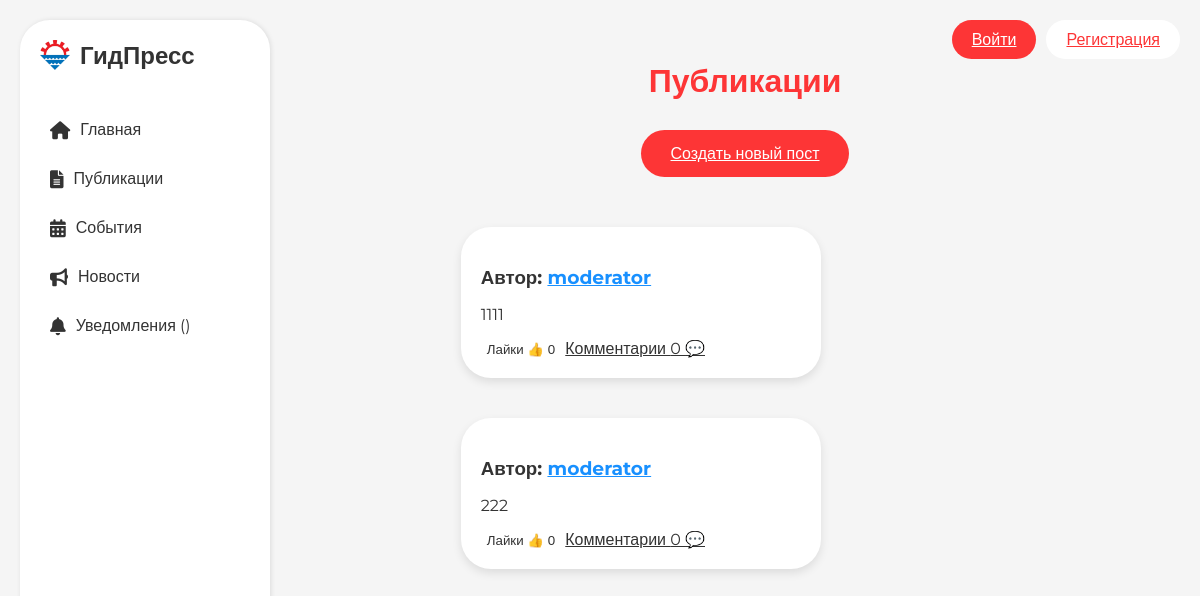
Page /posts on the earlier database version.
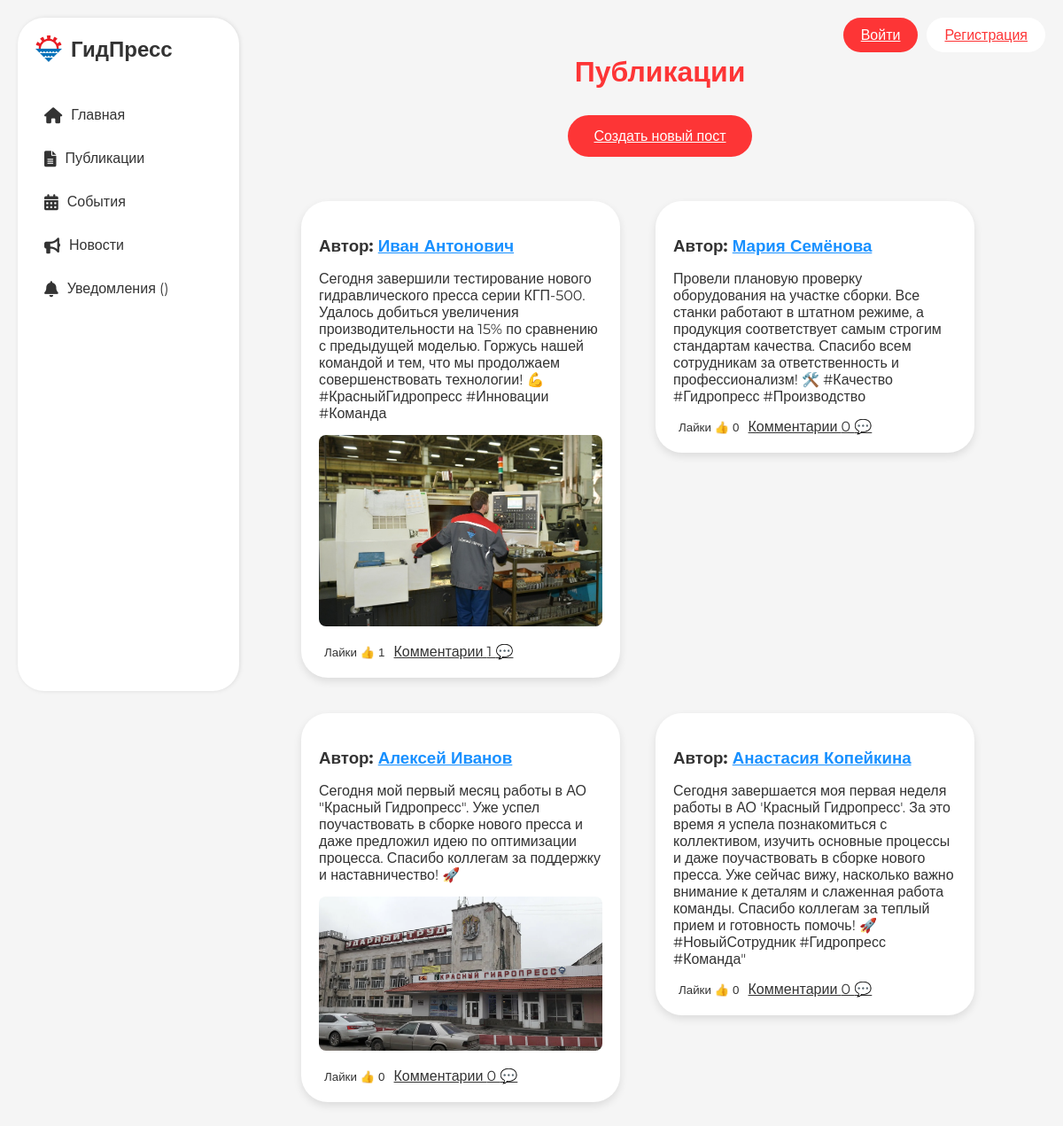
Same page on the later database version.
### application/models.py (models this page shows, shortened)
class Post(db.Model):
    id = db.Column(db.Integer, primary_key=True)
    user_id = db.Column(db.Integer, db.ForeignKey('user.id'), nullable=False)
    content_text = db.Column(db.Text, nullable=True)
    file_path = db.Column(db.String(255), nullable=True)
    file_type = db.Column(db.String(10), nullable=False)  # 'image', 'video', or 'none'
    created_at = db.Column(db.DateTime, default=datetime.now)
    updated_at = db.Column(db.DateTime, default=datetime.now, onupdate=datetime.now)
    is_active = db.Column(db.Boolean, default=True)
    likes = db.relationship('Like', backref='post', lazy=True)
    comments = db.relationship('Comment', backref='post', lazy=True)

class User(db.Model, UserMixin):
    id = db.Column(db.Integer, primary_key=True)
    username = db.Column(db.String(150), unique=True, nullable=False)
    email = db.Column(db.String(150), unique=True, nullable=False)
    password_hash = db.Column(db.String(128), nullable=False)
    role = db.Column(db.String(128), default='user')
    is_blocked = db.Column(db.Boolean, default=False)
    failed_login_attempts = db.Column(db.Integer, default=0)
    last_failed_login = db.Column(db.DateTime)
    posts = db.relationship('Post', backref='author', lazy=True)
    likes = db.relationship('Like', backref='user', lazy=True)
    comments = db.relationship('Comment', backref='user', lazy=True)
    email_notifications = db.Column(db.Boolean, default=True)  # Флаг для email уведомлений

### application/views/posts.py (the view)
@posts_bp.route('/posts', methods=['GET'])
def list_posts():
    posts = Post.query.options(joinedload(Post.author)).filter_by(is_active=True).all()
    return render_template('posts.html', posts=posts)

### application/templates/posts.html (shortened to what this page needs)
{% extends 'base.html' %}
{% block content %}
<div class="home-container" style="
    max-width: 1200px;
    margin: 0 auto;
    padding: 20px;
    display: flex;
    flex-direction: column;
    align-items: center;
    min-height: calc(100vh - 40px); /* Учитываем отступы */
">
    <h1 style="font-size: 2rem; color: #FD3536; margin-bottom: 30px; text-align: center; font-weight: 600;">Публикации</h1>
    <a href="{{ url_for('posts.new_post') }}" class="ant-btn ant-btn-primary" style="
        margin-bottom: 20px;
        padding: 14px 30px;
        border-radius: 50px;
        background-color: #FD3536;
        border-color: #FD3536;
        font-size: 1rem;
        font-weight: 500;
        color: #fff;
        transition: background-color 0.3s ease;
    ">
        Создать новый пост
    </a>
    <div class="site-card-wrapper" style="
        width: 100%;
        padding: 20px;
        display: flex;
        flex-wrap: wrap;
        justify-content: center;
    ">
        <div class="ant-row" style="display: flex; flex-wrap: wrap; gap: 20px;">
            {% for post in posts %}
                <div class="ant-col" style="
                    flex: 1 1 300px;
                    max-width: 360px;
                    padding: 10px;
                ">
                    <div class="ant-card" style="
                        width: 100%;
                        border-radius: 30px;
                        background-color: #fff;
                        box-shadow: 0 4px 10px rgba(0, 0, 0, 0.1);
                        overflow: hidden;
                    ">
                        <div class="ant-card-body" style="padding: 20px;">
                            <h3 style="color: #333; margin-bottom: 15px;">
                                Автор: <a href="{{ url_for('auth.profile', user_id=post.user_id) }}" style="color: #1890ff;">{{ post.author.username }}</a>
                            </h3>
                            <p style="color: #333; margin-bottom: 15px;">{{ post.content_text }}</p>
                            {% if post.file_path %}
                                <div class="media-container" style="margin-bottom: 15px;">
                                    {% if post.file_type == 'image' %}
                                        <img src="{{ url_for('static', filename='uploads/' + post.file_path) }}" alt="Post Image" style="
                                            width: 100%;
                                            height: auto;
                                            border-radius: 8px;
                                        " />
                                    {% elif post.file_type == 'video' %}
                                        <video controls style="width: 100%; border-radius: 8px;">
                                            <source src="{{ url_for('static', filename='uploads/' + post.file_path) }}" type="video/mp4" />
                                            Ваш браузер не поддерживает видео.
                                        </video>
                                    {% elif post.file_type == 'audio' %}
                                        <audio controls style="width: 100%; border-radius: 8px;">
                                            <source src="{{ url_for('static', filename='uploads/' + post.file_path) }}" type="audio/mpeg" />
                                            Ваш браузер не поддерживает аудио.
                                        </audio>
                                    {% endif %}
                                </div>
                            {% endif %}
                            <div style="margin-top: 10px;">
                                <form action="{{ url_for('likes.like_post', post_id=post.id) }}" method="POST" style="display:inline;">
                                    <button type="submit" class="ant-btn ant-btn-link" style="color: #333;">Лайки 👍 {{ post.likes|length }}</button>
                                </form>
                                <a href="{{ url_for('comments.list_comments', post_id=post.id) }}" class="ant-btn ant-btn-link" style="color: #333;">Комментарии {{ post.comments|length }} 💬</a>
                            </div>
                        </div>
                    </div>
                </div>
            {% endfor %}
        </div>
    </div>
</div>
{% endblock %}

### application/templates/base.html (shortened to what this page needs)
<!DOCTYPE html>
<html lang="en">
<head>
    <link rel="stylesheet" href="https://cdnjs.cloudflare.com/ajax/libs/antd/4.16.13/antd.min.css">
    <link rel="stylesheet" href="https://cdnjs.cloudflare.com/ajax/libs/font-awesome/6.0.0-beta3/css/all.min.css">
</head>
<body>
    <aside class="sidebar">
        <div class="sidebar-header" style="display: flex; align-items: center;">
            <img src="{{ url_for('static', filename='uploads/logo.png') }}" alt="Логотип ГидПресса" style="width: 30px; height: 30px; margin-right: 10px;">
            ГидПресс
        </div>
        <nav class="sidebar-nav">
            <a class="sidebar-item" href="{{ url_for('index') }}">
                <i class="fas fa-home"></i> Главная
            </a>
            <a class="sidebar-item" href="{{ url_for('posts.list_posts') }}">
                <i class="fas fa-file-alt"></i> Публикации
            </a>
            <a class="sidebar-item" href="{{ url_for('events.list_events') }}">
                <i class="fas fa-calendar-alt"></i> События
            </a>
            <a class="sidebar-item" href="{{ url_for('news.list_news') }}">
                <i class="fas fa-bullhorn"></i> Новости
            </a>
            <a class="sidebar-item" href="{{ url_for('notifications.list_notifications') }}">
                <i class="fas fa-bell"></i> Уведомления {{ '(' }}
                {{ ')' }}
            </a>
        </nav>
    </aside>
    {% if not current_user.is_authenticated %}
    <div class="auth-buttons">
        <a href="{{ url_for('auth.login') }}" class="ant-btn ant-btn-primary">Войти</a>
        <a href="{{ url_for('auth.register') }}" class="ant-btn ant-btn-default">Регистрация</a>
    </div>
    {% endif %}
    <div class="main-content">
        <div class="content">
            {% block content %}
            {% endblock %}
        </div>
    </div>
</body>
</html>

### application/templates/posts.html (style rules this page uses)
.media-container { overflow: hidden; position: relative; width: 100%; height: auto; }
.ant-btn-link { background: none; border: none; color: #1890ff; cursor: pointer; }

Differences in the rows shown:
removed Post: author.username "moderator", content_text "1111", likes|length "0", comments|length "0"
removed Post: author.username "moderator", content_text "222", likes|length "0", comments|length "0"
added Post: author.username "Иван Антонович", content_text "Сегодня завершили тестирование нового гидравлического пресса серии КГП-500. Удалось добиться увеличения производительности на 15% по сравнению с предыдущей моделью. Горжусь нашей командой и тем, что мы продолжаем совершенствовать технологии! 💪 #КрасныйГидропресс #Инновации #Команда", file_path (picture), likes|length "1", comments|length "1"
added Post: author.username "Мария Семёнова", content_text "Провели плановую проверку оборудования на участке сборки. Все станки работают в штатном режиме, а продукция соответствует самым строгим стандартам качества. Спасибо всем сотрудникам за ответственность и профессионализм! 🛠️ #Качество #Гидропресс #Производство", likes|length "0", comments|length "0"
added Post: author.username "Алексей Иванов", content_text "Сегодня мой первый месяц работы в АО \"Красный Гидропресс\". Уже успел поучаствовать в сборке нового пресса и даже предложил идею по оптимизации процесса. Спасибо коллегам за поддержку и наставничество! 🚀", file_path (picture), likes|length "0", comments|length "0"
added Post: author.username "Анастасия Копейкина", content_text "Сегодня завершается моя первая неделя работы в АО 'Красный Гидропресс'. За это время я успела познакомиться с коллективом, изучить основные процессы и даже поучаствовать в сборке нового пресса. Уже сейчас вижу, насколько важно внимание к деталям и слаженная работа команды. Спасибо коллегам за теплый прием и готовность помочь! 🚀 #НовыйСотрудник #Гидропресс #Команда\"", likes|length "0", comments|length "0"
